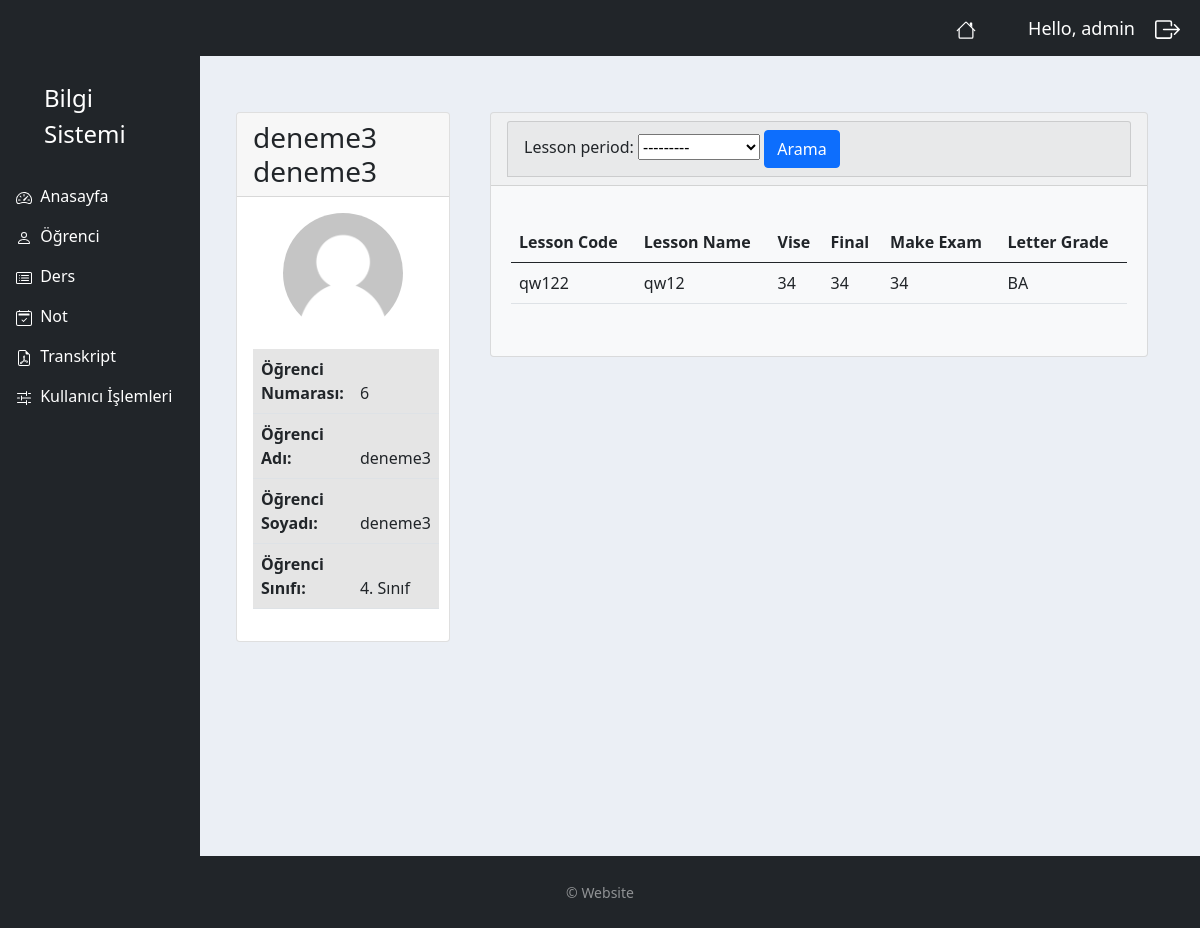
/student_notes_view/8/ (signed in), run on the app's committed database.
### myapp/models.py (models this page shows, shortened)
class Student(models.Model):
    user =models.OneToOneField(User, blank=True, null=True, on_delete=models.CASCADE)
    name = models.CharField(max_length=50, null=True)
    surname = models.CharField(max_length=50, null=True)
    num = models.IntegerField(null=True, blank=True)
    grade = models.IntegerField(null=True, blank=True)
    profile_pic = models.ImageField(default="user.jpeg", null=True, blank=True)
    department = models.ManyToManyField(Department)

class Notes(models.Model):
    STATUS1 = (
        ('gecti', 'Geçti'),
        ('kaldi', 'Kaldı'),
    )
    STATUS2 = (
        ('AA', 'AA'),
        ('BA', 'BA'),
        ('BB', 'BB'),
        ('CB', 'CB'),
        ('CC', 'CC'),
        ('DC', 'DC'),
        ('DD', 'DD'),
        ('FD', 'FD'),
        ('FF', 'FF'),
    )
    lesson = models.ForeignKey(Lesson, null=True, on_delete=models.SET_NULL)
    student = models.ForeignKey(Student, null=True, on_delete=models.SET_NULL)
    vise = models.IntegerField(null=True, blank=True)
    final = models.IntegerField(null=True, blank=True)
    mkexam = models.IntegerField(null=True, blank=True)
    lettergrade = models.CharField(max_length=2, null=True, choices=STATUS2)
    ort = models.IntegerField(blank=True, null=True)
    status = models.CharField(max_length=5, null=True, choices=STATUS1)

class Lesson(models.Model):
    lcode = models.CharField(blank=True, max_length=50)
    lname = models.CharField(blank=True, max_length=50)
    lcredit = models.IntegerField(blank=True, null=True)
    period = models.ForeignKey(Period, null=True, on_delete=models.SET_NULL)
    student = models.ManyToManyField(Student)

### myapp/decorators.py (the view)
        def wrapper_func(request, *args, **kwargs):
            group =None
            if request.user.groups.exists():
                group = request.user.groups.all()[0].name
            if group in allowed_roles:
                return view_func(request, *args, **kwargs)
            else:
                return HttpResponse('You are not authorized to view this page')

### myapp/models.py (called while the page is built)
    def __str__(self):
        return self.name

### myapp/templates/accounts/student_notes_view.html (shortened to what this page needs)
{% extends 'accounts/main.html' %}
{% block content %}
    <br>
<div class="container-fluid">
    <div class="row">
        <div class="col-md-3">
                <div class="row">
                    <div class="col">
                        <div class="col-md">
                            <div class="card mb-3">
                              <h3 class="card-header">{{ student.name }} {{ student.surname }}</h3>
                              <img class="profile-pic" src="{{ student.profile_pic.url }}">
                              <div class="card-body">
                                  <table class="table table-hover">
                                    <thead>
                                        <tr class="table-active">
                                          <th scope="row">Öğrenci Numarası: </th>
                                          <td>{{ student.num }}</td>
                                        </tr>
                                        <tr class="table-active">
                                          <th scope="row">Öğrenci Adı: </th>
                                          <td>{{ student.name }}</td>
                                        </tr>
                                        <tr class="table-active">
                                          <th scope="row">Öğrenci Soyadı: </th>
                                          <td>{{ student.surname }}</td>
                                        </tr>
                                        <tr class="table-active">
                                          <th scope="row">Öğrenci Sınıfı: </th>
                                          <td>{{ student.grade }}. Sınıf</td>
                                        </tr>
                                    </thead>
                                  </table>
                              </div>
                            </div>
                        </div>
                    </div>
                </div>
        </div>
        <div class="col-md-9">
          <div class="card bg-light ms-3 me-3 mb-3">
                <div class="card-header">
                    <div class="col">
                        <div class="card card-header">
                            <form method="get">
                                {{ myFilter.form }}
                                <button class="btn btn-primary" type="submit">Arama</button>
                            </form>
                        </div>
                    </div>
                </div>
          {% if notes %}
                <div class="card-body m-1">
                    <p class="card-text">
                        <div class="table-responsive">
                            <table class="table table-hover">
                                <thead>
                                    <tr>
                                        <th scope="col">Lesson Code</th>
                                        <th scope="col">Lesson Name</th>
                                        <th scope="col">Vise</th>
                                        <th scope="col">Final</th>
                                        <th scope="col">Make Exam</th>
                                        <th scope="col">Letter Grade</th>
                                    </tr>
                                </thead>
                                <tbody>
                                {% for note in notes %}
                                   <tr>
                                        <td>{{ note.lesson.lcode }}</td>
                                        <td>{{ note.lesson.lname }}</td>
                                        <td>{{ note.vise }}</td>
                                        <td>{{ note.final }}</td>
                                        <td>{{ note.mkexam }}</td>
                                        <td>{{ note.lettergrade }}</td>
                                   </tr>
                                {% endfor %}
                                </tbody>
                            </table>
                        </div>
                    </p>
                </div>
            </div>
          {% else %}
            <p></p>
            <h5 class="alert alert-primary ms-4 me-4">Not Kaydı Yok</h5>
          {% endif %}
        </div>
    </div>
</div>
{% endblock content %}

### myapp/templates/accounts/navbar.html (shortened to what this page needs)
{% load static %}
<nav class="navbar navbar-expand-lg navbar-dark bg-dark">
    <span><a href="/" class="nav-link text-white align-middle px-5">
          </a>
    </span>
    <span class="hello-msg">Hello, {{ request.user }} </span>
    <span ><a  class="hello-msg " href="{% url 'logout' %}">
        </a>
    </span>
</nav>

### static/css/main.css (style rules this page uses)
body { background-color: #ebeff5; }

### myapp/templates/accounts/navbar.html (style rules this page uses)
.hello-msg { font-size: 18px; color: #fff; margin-right: 20px; }

### myapp/templates/accounts/student_notes_view.html (style rules this page uses)
.profile-pic { max-width: 120px; max-height: 120px; margin: 0 auto; border-radius: 50%; }

### myapp/templates/accounts/footer.html (style rules this page uses)
html, body { height: 100%; }

### data on the page
Student: name "deneme3", surname "deneme3", profile_pic (picture), num "6", grade "4"
Notes: lesson.lcode "qw122", lesson.lname "qw12", vise "34", final "34", mkexam "34", lettergrade "BA"

### other printed values
{{ request.user }} "admin"
